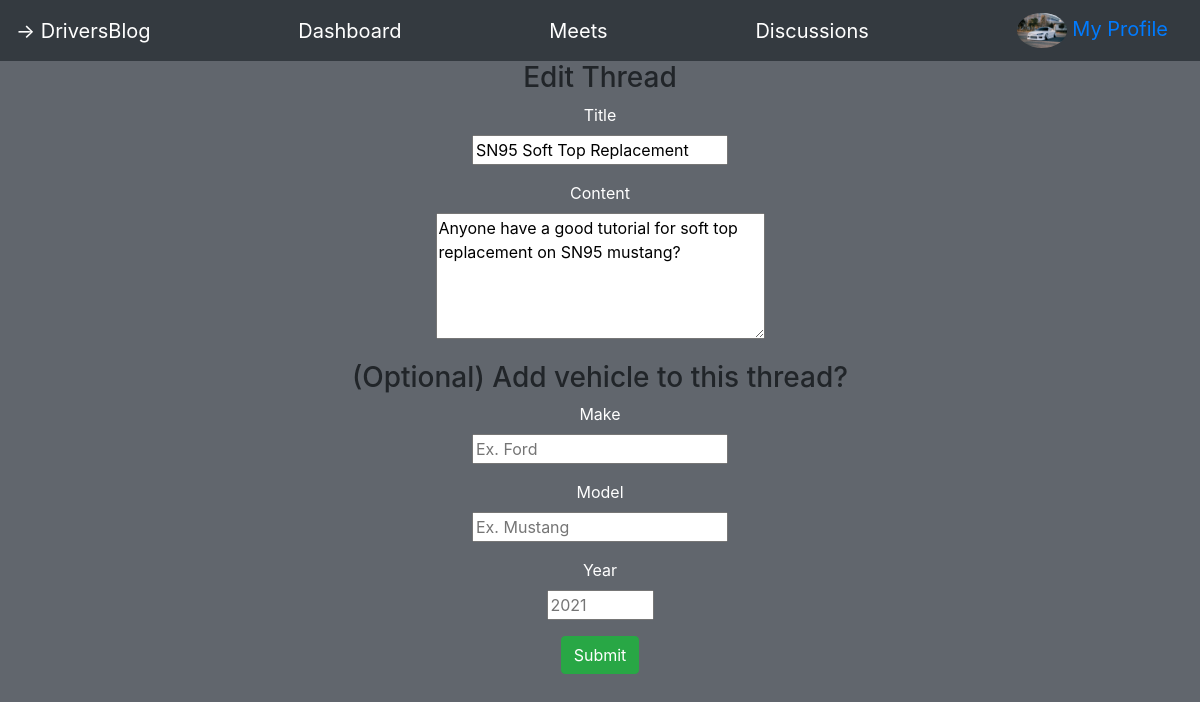
The page /discussions/10/editForm (signed in) on the database its author committed.
### users_app/models.py (models this page shows)
class User(models.Model):
    id = models.AutoField(primary_key=True)
    user_name = models.CharField(max_length=50)
    email = models.CharField(max_length=200)
    password = models.CharField(max_length=200)
    pfp = models.ImageField(upload_to='img/', default='/img/pfp.png')
    created_at = models.DateTimeField(auto_now_add=True)
    updated_at = models.DateTimeField(auto_now=True)
    objects = UserManager()

class Thread(models.Model):
    id = models.AutoField(primary_key=True)
    title = models.CharField(max_length=50)
    content = models.CharField(max_length=260, null=True)
    year = models.IntegerField(null=True)
    make = models.CharField(null=True, max_length=25)
    model = models.CharField(null=True, max_length=25)
    creator = models.ForeignKey(User, related_name="threads", on_delete=models.CASCADE, null=True)
    created_at = models.DateTimeField(auto_now_add=True)
    objects= ThreadManager()

### users_app/views.py (the view)
# urls.py: path("discussions/<int:id>/editForm", views.displayUpdateThreadForm),
def displayUpdateThreadForm(request, id):
    context = {
        "thread": Thread.objects.get(id=id),
        "user": User.objects.get(id=request.session["user_id"])
    }
    return render(request, "update_thread_form.html", context)

### users_app/templates/update_thread_form.html (shortened to what this page needs)
<!DOCTYPE html>
<html lang="en">
<head>
    {% load static %}
    <link rel="stylesheet" href="{% static 'css/style.css' %}">
    <link rel="stylesheet" href="https://stackpath.bootstrapcdn.com/bootstrap/4.3.1/css/bootstrap.min.css">
</head>
<body id="pageBody">
    <nav class="navbar navbar-dark bg-dark">
        <span class="navbar-brand">	&#8594; DriversBlog</span>
        <a href="/dashboard" class="navbar-brand">Dashboard</a>
        <a href="/meets" class='navbar-brand'>Meets</a>
        <a href="/discussions" class="navbar-brand">Discussions</a>
        <span class="navbar-brand"><a href="/profile" id="profileLink"><img class="rounded-circle" src="{{ user.pfp.url }}" height="35px" width="50px" alt=""> My Profile</span></a>
    </nav>
        <div id="threadForm">
        <h3>Edit Thread</h3>
        <form action="/discussions/{{ thread.id }}/update" method="POST">
            <p>
                <label for="title">Title</label><br />
                <input type="text" value="{{ thread.title }}" name="title"/>
            </p>
            <p>
                <label class="align-center" for="content">Content</label><br />
                <textarea name="content" maxlength="260" rows="5" cols="30">{{ thread.content }}</textarea>
            </p>
            <p>
                <h3>(Optional) Add vehicle to this thread?</h3>
                <p>
                    <label for="make">Make</label><br />
                    <input type="text" placeholder="Ex. Ford" name="make"/>
                </p>
                <p>
                    <label for="model">Model</label><br />
                    <input type="text" placeholder="Ex. Mustang" name="model"/>
                </p>
                <p>
                    <label for="year">Year</label><br />
                    <input type="number" min="1955" max="2021" placeholder="2021" name="year"/>
                </p>
            </p>
            <input type="submit" class="btn btn-success" />
        </form>
    </div>
</body>
</html>

### users_app/static/css/style.css (style rules this page uses)
#pageBody { background-color:#61666d; }
nav { position: fixed; }
#profileLink { text-decoration: none; }
#threadForm { text-align:center; }
#threadForm label { color: white; }

### rows shown on the page
User: pfp (picture)
Thread: title "SN95 Soft Top Replacement", content "Anyone have a good tutorial for soft top replacement on SN95 mustang?"
